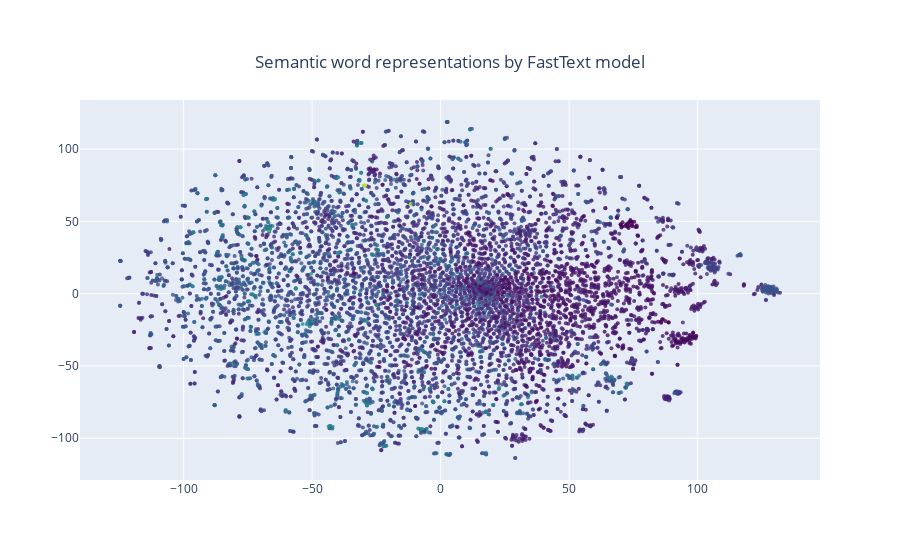

Write notebook code for a chart like this one.
### Code cell
import plotly.io as pio
#import plotly.plotly as py 
import plotly.graph_objects as go
from plotly.offline import download_plotlyjs, init_notebook_mode, plot, iplot

init_notebook_mode(connected=True)

def tsne_plot(model):
    
    labels = []
    tokens = []

    for word in model.wv.vocab:
        tokens.append(model[word])
        labels.append(word)
    
    tsne_model = TSNE(perplexity=30, n_components=2, init='pca', n_iter=2500, random_state=23)
    new_values = tsne_model.fit_transform(tokens)

       

    data = [
        go.Scatter(
            x=[i[0] for i in new_values],
            y=[i[1] for i in new_values],
            mode='markers',
            text=[i for i in model.wv.vocab],
            marker=dict(
            size=4,
            color = [len(i) for i in model.wv.vocab], #set color equal to a variable
            opacity= 0.8,
            colorscale='Viridis',
            showscale=False
        )
        )
    ]
    layout = go.Layout()
    layout = dict(
              yaxis = dict(zeroline = False),
              xaxis = dict(zeroline = False)
             )
    
    
    
    fig = go.Figure(data=data, layout=layout)
    
    fig.update_layout(title=
    {
        'text': "Semantic word representations by FastText model",
        'y':0.9,
        'x':0.5,
        'xanchor': 'center',
        'yanchor': 'top'})
    
    
    file = plot(fig)
    pio.show(fig)

tsne_plot(model)

### Figure 1 — Plotly figure (JSON) as saved in the notebook; plotly's stock layout.template omitted (floating-point values rounded to 4 significant figures; data arrays with more than 128 entries replaced by an {"elided": "..."} marker saying what was removed)
{"data": [{"marker": {"color": {"elided": "7305 int values"}, "colorscale": [[0.0, "#440154"], [0.1111, "#482878"], [0.2222, "#3e4989"], [0.3333, "#31688e"], [0.4444, "#26828e"], [0.5556, "#1f9e89"], [0.6667, "#35b779"], [0.7778, "#6ece58"], [0.8889, "#b5de2b"], [1.0, "#fde725"]], "opacity": 0.8, "showscale": false, "size": 4}, "mode": "markers", "text": {"elided": "7305 str values"}, "type": "scatter", "x": {"elided": "7305 float values"}, "y": {"elided": "7305 float values"}}], "layout": {"title": {"text": "Semantic word representations by FastText model", "x": 0.5, "xanchor": "center", "y": 0.9, "yanchor": "top"}, "xaxis": {"zeroline": false}, "yaxis": {"zeroline": false}}}
